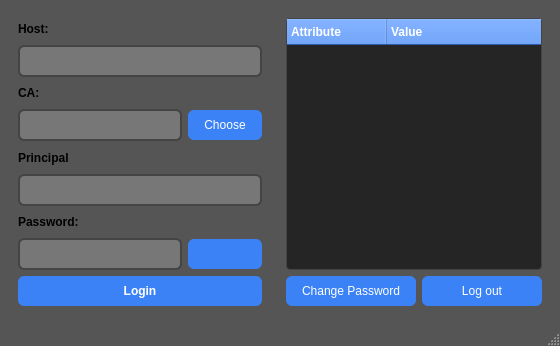
<?xml version="1.0" encoding="UTF-8"?>
<ui version="4.0">
 <class>LdapAuthenticator</class>
 <widget class="QMainWindow" name="LdapAuthenticator">
  <property name="geometry">
   <rect>
    <x>0</x>
    <y>0</y>
    <width>560</width>
    <height>346</height>
   </rect>
  </property>
  <property name="minimumSize">
   <size>
    <width>560</width>
    <height>346</height>
   </size>
  </property>
  <property name="maximumSize">
   <size>
    <width>1466</width>
    <height>906</height>
   </size>
  </property>
  <property name="windowTitle">
   <string>LDAP Authenticator</string>
  </property>
  <property name="styleSheet">
   <string>
/* Main window background: Dark Gray */
QMainWindow {
    background: #555555;              /* deep dark gray background */
    font-family: &quot;Segoe UI&quot;, Roboto, Arial, sans-serif;
    font-size: 14px;
    color: #E0E0E0;                   /* very light gray text */
}

/* Input Fields */
QLineEdit {
    background: #777777;              /* darker input background */
    border: 2px solid #444444;
    border-radius: 6px;
    padding: 6px;
    color: #E0E0E0;
}
QLineEdit:focus {
    border-color: #5DADE2;
}

/* Buttons */
QPushButton {
    background-color: #3B82F6;        /* strong blue button */
    color: #FFFFFF;
    border-radius: 6px;
    padding: 8px 16px;
}
QPushButton:hover {
    background-color: #60A5FA;        /* lighter on hover */
}
QPushButton:pressed {
    background-color: #2563EB;        /* deeper blue when pressed */
}

/* Tree Widget */
QTreeWidget {
    background-color: #252525;        /* slightly lighter than main window */
    border: 1px solid #444444;
    border-radius: 4px;
    color: #E0E0E0;
}
QHeaderView::section {
    background-color: #3B82F6;
    color: #FFFFFF;
    padding: 4px;
    font-weight: bold;
}
QTreeWidget::item:nth-of-type(odd) {
    background: #2F2F2F;
}
QTreeWidget::item:selected {
    background-color: #60A5FA;
    color: #FFFFFF;
}
</string>
  </property>
  <widget class="QWidget" name="centralwidget">
   <layout class="QGridLayout" name="gridLayout_2">
    <item row="0" column="0">
     <widget class="QWidget" name="widgetLogin" native="true">
      <layout class="QGridLayout" name="gridLayout">
       <item row="1" column="0" colspan="2">
        <widget class="QLineEdit" name="lineEditHost">
         <property name="font">
          <font>
           <bold>true</bold>
          </font>
         </property>
        </widget>
       </item>
       <item row="7" column="0">
        <widget class="QLabel" name="labelPassword">
         <property name="font">
          <font>
           <bold>true</bold>
          </font>
         </property>
         <property name="text">
          <string>Password:</string>
         </property>
        </widget>
       </item>
       <item row="4" column="0">
        <widget class="QLineEdit" name="lineEditCA">
         <property name="font">
          <font>
           <bold>true</bold>
          </font>
         </property>
        </widget>
       </item>
       <item row="2" column="0">
        <widget class="QLabel" name="labelCA">
         <property name="font">
          <font>
           <bold>true</bold>
          </font>
         </property>
         <property name="text">
          <string>CA:</string>
         </property>
        </widget>
       </item>
       <item row="8" column="0">
        <widget class="QLineEdit" name="lineEditPassword">
         <property name="font">
          <font>
           <bold>true</bold>
          </font>
         </property>
         <property name="echoMode">
          <enum>QLineEdit::EchoMode::Password</enum>
         </property>
        </widget>
       </item>
       <item row="8" column="1">
        <widget class="QPushButton" name="pushButtonEye">
         <property name="text">
          <string/>
         </property>
        </widget>
       </item>
       <item row="0" column="0">
        <widget class="QLabel" name="labelHost">
         <property name="font">
          <font>
           <bold>true</bold>
          </font>
         </property>
         <property name="text">
          <string>Host:</string>
         </property>
        </widget>
       </item>
       <item row="9" column="0" colspan="2">
        <widget class="QPushButton" name="pushButtonLogin">
         <property name="font">
          <font>
           <bold>true</bold>
          </font>
         </property>
         <property name="text">
          <string>Login</string>
         </property>
         <property name="autoDefault">
          <bool>true</bool>
         </property>
         <property name="default">
          <bool>true</bool>
         </property>
        </widget>
       </item>
       <item row="5" column="0">
        <widget class="QLabel" name="labelUPN">
         <property name="font">
          <font>
           <italic>false</italic>
           <bold>true</bold>
          </font>
         </property>
         <property name="text">
          <string>Principal</string>
         </property>
        </widget>
       </item>
       <item row="6" column="0" colspan="2">
        <widget class="QLineEdit" name="lineEditUPN">
         <property name="font">
          <font>
           <bold>true</bold>
          </font>
         </property>
        </widget>
       </item>
       <item row="4" column="1">
        <widget class="QPushButton" name="pushButtonCA">
         <property name="text">
          <string>Choose</string>
         </property>
        </widget>
       </item>
      </layout>
      <zorder>pushButtonEye</zorder>
      <zorder>labelHost</zorder>
      <zorder>lineEditHost</zorder>
      <zorder>lineEditUPN</zorder>
      <zorder>labelPassword</zorder>
      <zorder>lineEditPassword</zorder>
      <zorder>pushButtonLogin</zorder>
      <zorder>labelCA</zorder>
      <zorder>lineEditCA</zorder>
      <zorder>labelUPN</zorder>
      <zorder>pushButtonCA</zorder>
     </widget>
    </item>
    <item row="0" column="1">
     <widget class="QWidget" name="widgetHome" native="true">
      <layout class="QGridLayout" name="gridLayout_3">
       <item row="0" column="0" colspan="2">
        <widget class="QTreeWidget" name="treeWidgetAttributes">
         <column>
          <property name="text">
           <string>Attribute</string>
          </property>
         </column>
         <column>
          <property name="text">
           <string>Value</string>
          </property>
         </column>
        </widget>
       </item>
       <item row="1" column="0">
        <widget class="QPushButton" name="pushButtonChangePassword">
         <property name="text">
          <string>Change Password</string>
         </property>
        </widget>
       </item>
       <item row="1" column="1">
        <widget class="QPushButton" name="pushButtonLogout">
         <property name="text">
          <string>Log out</string>
         </property>
        </widget>
       </item>
      </layout>
     </widget>
    </item>
   </layout>
  </widget>
  <widget class="QMenuBar" name="menubar">
   <property name="geometry">
    <rect>
     <x>0</x>
     <y>0</y>
     <width>560</width>
     <height>25</height>
    </rect>
   </property>
  </widget>
  <widget class="QStatusBar" name="statusbar"/>
 </widget>
 <resources/>
 <connections/>
</ui>
